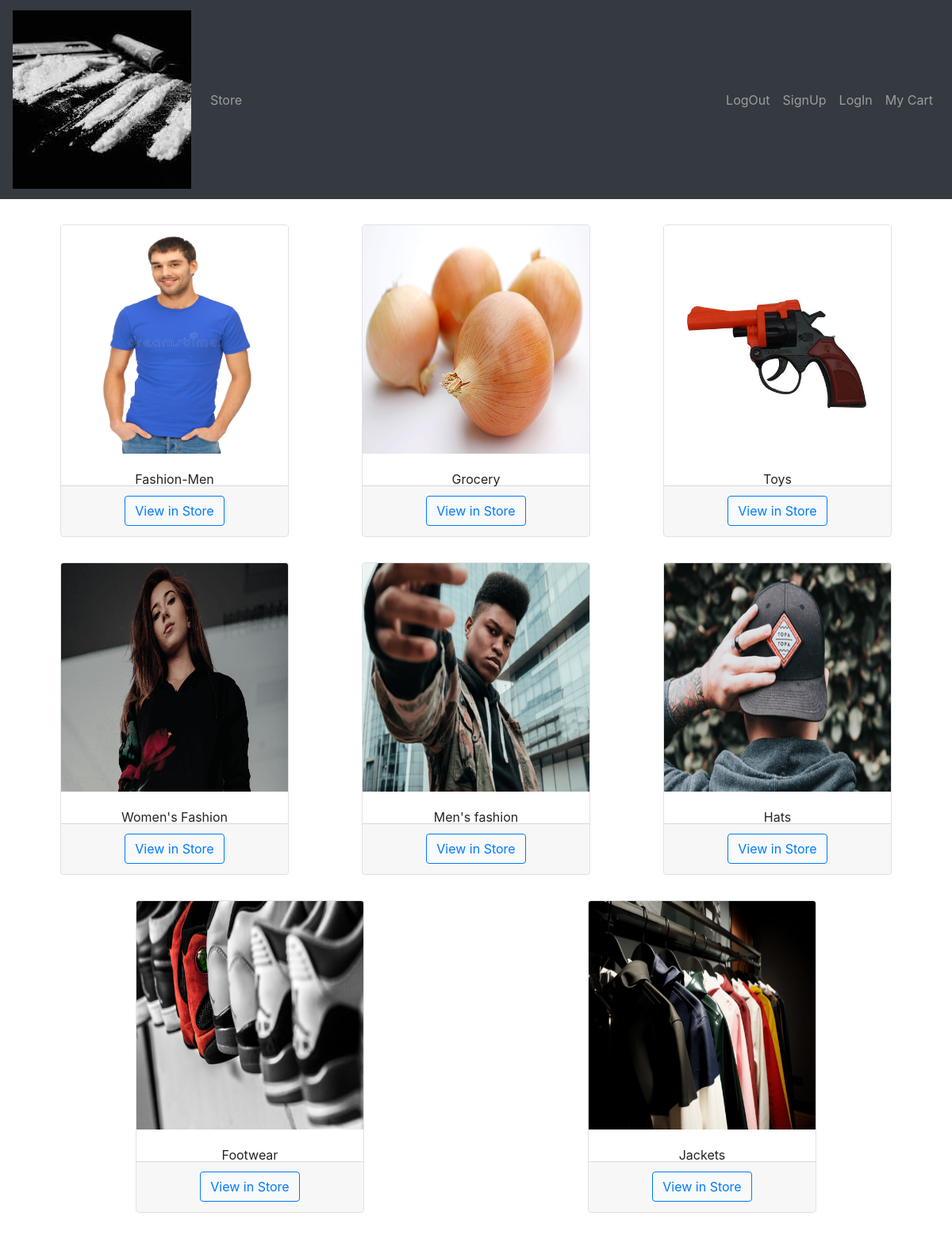
/, run on an earlier commit of the app's database.
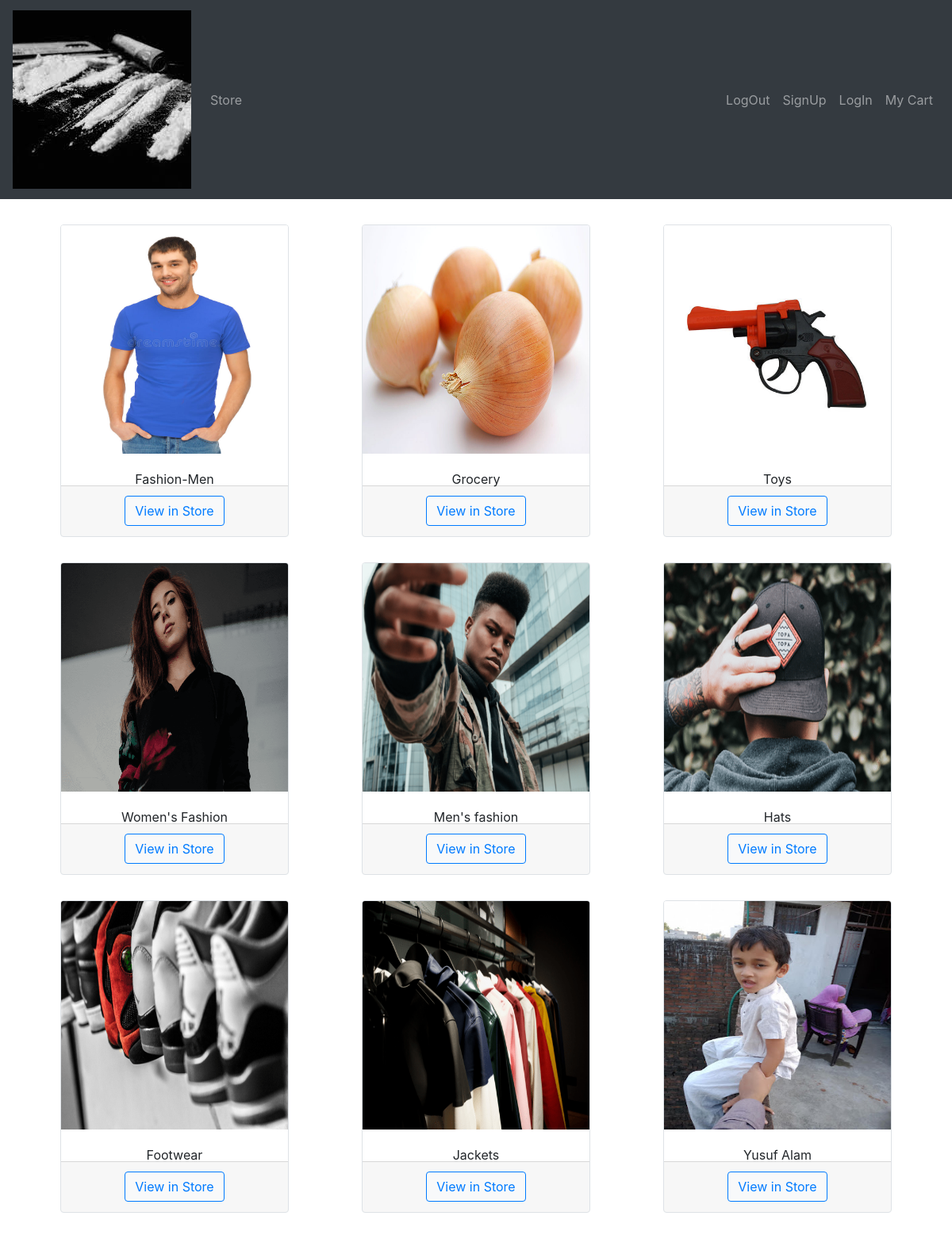
And on a later commit of the database.
### store/models/category.py (models this page shows, shortened)
class Category(models.Model):
    name = models.CharField(max_length=30)
    image = models.ImageField(upload_to='uploads/categoryimages/', default='/home/ttn/Desktop/onions.jpg')
    @staticmethod
    def get_all_categories():
        return Category.objects.all()

### store/views.py (the view)
# urls.py: path('', index),
def index(request):
    products = Product.get_all_products()
    categories = Category.get_all_categories()
    print(request.GET)
    categoryid = request.GET.get('category ')
    print("Category ID is:",categoryid)
    if categoryid:
        data = {'products' : Product.get_products_by_id(categoryid)}
    else:
        data = {'categories': categories}
    return render(request, 'index.html', data)

### store/models/product.py (called while the page is built)
    @staticmethod
    def get_all_products():
        return Product.objects.all()

### store/templates/index.html (shortened to what this page needs)
{% extends 'base.html' %}
{% block Content %}
<div class="container-fluid mt-3">
    <div id='categories' class="mx-auto">
      <div class="row mx-auto">
        {% for category in categories %}
        <div class="card mx-auto mb-3 mt-3 ml-3 mr-3 border rounded" style="width: 18rem;">
          <img class="card-img-top" src="{{category.image.url}}" style="height: 18rem;" alt="Card image cap">
            <div class="card-body text-center text-nowrap" style="height: 1rem;">{{category.name}}
            </div>
          <div class="card-footer text-center" style="height: 4rem;">
            <button type="button" class="btn btn-primary bg-light" ><a href="/?category = {{category.id}}">View in Store</a></button>
          </div>
        </div>
        {% endfor %}
      </div>
    </div>
  </div>
</div>
{% endblock %}

What changed in the data, as far as the page shows it:
added Category: image (picture), name "Yusuf Alam"
